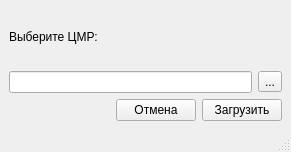
<?xml version="1.0" encoding="UTF-8"?>
<ui version="4.0">
 <class>MainWindow</class>
 <widget class="QMainWindow" name="MainWindow">
  <property name="windowModality">
   <enum>Qt::WindowModal</enum>
  </property>
  <property name="geometry">
   <rect>
    <x>0</x>
    <y>0</y>
    <width>291</width>
    <height>152</height>
   </rect>
  </property>
  <property name="minimumSize">
   <size>
    <width>291</width>
    <height>152</height>
   </size>
  </property>
  <property name="maximumSize">
   <size>
    <width>291</width>
    <height>152</height>
   </size>
  </property>
  <property name="windowTitle">
   <string>Импорт ЦМР</string>
  </property>
  <widget class="QWidget" name="centralwidget">
   <layout class="QVBoxLayout" name="verticalLayout">
    <item>
     <widget class="QLabel" name="label">
      <property name="text">
       <string>Выберите ЦМР:</string>
      </property>
     </widget>
    </item>
    <item>
     <layout class="QHBoxLayout" name="horizontalLayout">
      <item>
       <widget class="QLineEdit" name="lineEdit">
        <property name="toolTip">
         <string extracomment="ЦМР..."/>
        </property>
        <property name="statusTip">
         <string extracomment="ЦМР..."/>
        </property>
        <property name="whatsThis">
         <string/>
        </property>
       </widget>
      </item>
      <item>
       <widget class="QToolButton" name="toolButton">
        <property name="text">
         <string>...</string>
        </property>
       </widget>
      </item>
     </layout>
    </item>
    <item>
     <layout class="QHBoxLayout" name="horizontalLayout_2">
      <item>
       <spacer name="horizontalSpacer">
        <property name="orientation">
         <enum>Qt::Horizontal</enum>
        </property>
        <property name="sizeHint" stdset="0">
         <size>
          <width>40</width>
          <height>20</height>
         </size>
        </property>
       </spacer>
      </item>
      <item>
       <widget class="QPushButton" name="pushButton_2">
        <property name="text">
         <string>Отмена</string>
        </property>
       </widget>
      </item>
      <item>
       <widget class="QPushButton" name="pushButton">
        <property name="text">
         <string>Загрузить</string>
        </property>
       </widget>
      </item>
     </layout>
    </item>
   </layout>
  </widget>
  <widget class="QMenuBar" name="menubar">
   <property name="geometry">
    <rect>
     <x>0</x>
     <y>0</y>
     <width>291</width>
     <height>25</height>
    </rect>
   </property>
  </widget>
  <widget class="QStatusBar" name="statusbar"/>
 </widget>
 <resources/>
 <connections/>
</ui>
